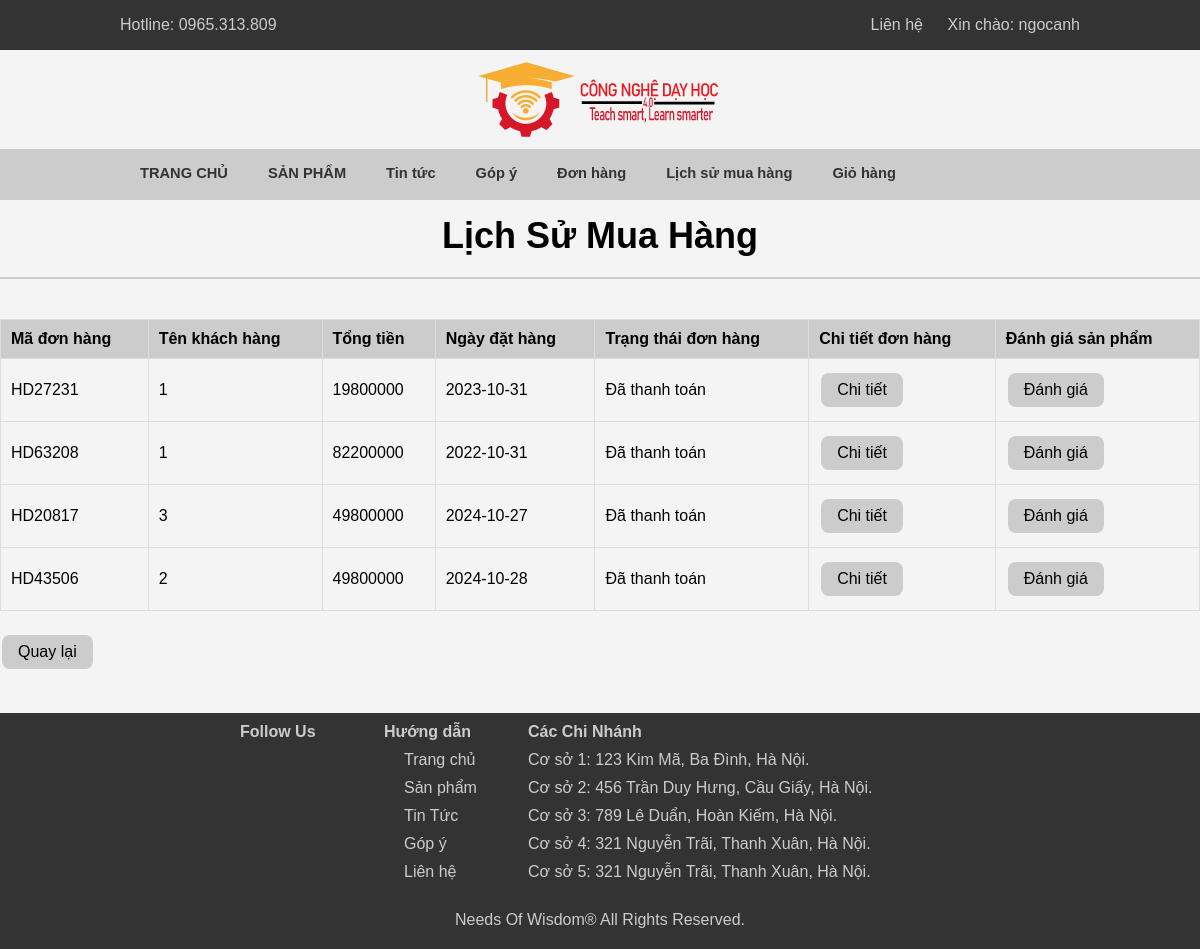
Screenshot of /DonHang/lichsumuahang (signed in) with the database file from the repository.
### tables this page shows
CREATE TABLE `lichsumuahang` (
  `mahd` varchar(10) NOT NULL,
  `makh` varchar(10) NOT NULL,
  `tenkh` varchar(50) NOT NULL,
  `phone` varchar(13) NOT NULL,
  `diachilh` varchar(200) NOT NULL,
  `diachigh` varchar(200) NOT NULL,
  `tongtien` int(11) NOT NULL,
  `create_date` date NOT NULL,
  `trangthai` varchar(50) NOT NULL
);

### mvc/core/Controller.php (called while the page is built, shortened)
<?php
class Controller{
    public function model($model){
        return new $model;
    }
    public function view($view, $data=[]){
        require_once "./mvc/views/".$view.".php";
    }
}
?>

### mvc/controllers/DonHang.php (called while the page is built, shortened)
<?php
class DonHang extends Controller {
    public function lichsumuahang(){
        $page = "LichSuMuaHang";
        $orderModel = $this->model("DonHangModel");
        $order = $orderModel->getLichSuMuaHang();
        $this->view("HomeView", [
            "page" => $page,
            "order" => $order
        ]);
    }
}
?>

### mvc/core/App.php (called while the page is built, shortened)
<?php
class App{
    protected $action="getShow";
    function __construct(){
        $arr = $this->UrlProcess();
        if( file_exists("./mvc/controllers/".$arr[0].".php") ){
            unset($arr[0]);
        }
        $this->controller = new $this->controller;
        if(isset($arr[1])){
            if( method_exists( $this->controller , $arr[1]) ){
                $this->action = $arr[1];
            }
            unset($arr[1]);
        }
        $this->params = $arr?array_values($arr):[];
        call_user_func_array([$this->controller, $this->action], $this->params );
    }
    function UrlProcess(){
        if( isset($_GET["url"]) ){
            return explode("/", filter_var(trim($_GET["url"], "/")));
        }
    }
}
?>

### index.php (called while the page is built, shortened)
<?php
$myApp = new App();
?>

### mvc/core/DB.php (called while the page is built, shortened)
<?php
class DB {
    public function __construct(){
        $host = "localhost";
        $dbname = "phukiengiangday";
        $username = "root";
        $password = "";
        try {
            $dsn = "mysql:host=$host;dbname=$dbname;charset=utf8mb4";
            $this->con = new PDO($dsn, $username, $password);
        } catch (PDOException $e) {
            echo "Connection failed: " . $e->getMessage();
        }
    }
}

### mvc/models/DonHangModel.php (called while the page is built, shortened)
<?php
class DonHangModel extends DB {
    public function getLichSuMuaHang() {
        $sql = "SELECT * FROM `lichsumuahang`";
        $stm = $this->con->prepare($sql);
        if ($stm->execute()) {
            return $stm->fetchAll(PDO::FETCH_ASSOC);
        } else {
            return false;
        }
    }
}
?>

### mvc/views/home/LichSuMuaHang.php (the view, shortened to what this page needs)
<div class="main">
    <h1>Lịch Sử Mua Hàng</h1>
    <form action="" method="POST">
        <?php if(!empty($data["order"])): ?>
        <table class="admin-table">
            <tr>
                <th>Mã đơn hàng</th>
                <th>Tên khách hàng</th>
                <th>Tổng tiền</th>
                <th>Ngày đặt hàng</th>
                <th>Trạng thái đơn hàng</th>
                <th>Chi tiết đơn hàng</th>
                <th>Đánh giá sản phẩm</th>
            </tr>
            <?php foreach($data["order"] as $r): ?>
            <tr>
                <td><?php echo $r["mahd"]; ?></td>
                <td><?php echo $r["tenkh"]; ?></td>
                <td><?php echo $r["tongtien"]; ?></td>
                <td><?php echo $r["create_date"]; ?></td>
                <td><?php echo $r["trangthai"]; ?></td>
                <td><a class="details-button" href="<?php echo BASE_URL . 'DonHang/orderdetail/' . $r['mahd']; ?>">Chi tiết</a></td>
                <td><a class="details-button" href="<?php echo BASE_URL . 'DonHang/danhgia/' . $r['mahd']; ?>">Đánh giá</a></td>
            </tr>
            <?php endforeach; ?>
        </table>
        <?php else: ?>
        <div>
            <p>Không có đơn hàng nào</p>
        </div>
        <?php endif; ?>
    </form>
    <a href="<?php echo BASE_URL . 'DonHang/lichsumuahang'; ?>" class="details-button">Quay lại</a>
    </div>

### public/styles/styleHome.css (style rules this page uses)
* { margin: 0; padding: 0; box-sizing: border-box; }
h1 { margin-top: 0; text-align: center; color: black; font-size: 36px; padding: 20px; margin-bottom: 40px; border-bottom: 2px solid #ccc; }
form { text-align: center; margin-bottom: 20px; }
.admin-table { width: 100%; border-collapse: collapse; margin-bottom: 20px; }
.admin-table th, .admin-table td { border: 1px solid #ddd; padding: 10px; text-align: left; }
.admin-table th { background-color: #ccc; color: black; }
.details-button { display: inline-block; padding: 8px 16px; background-color: #ccc; color: black; text-align: center; text-decoration: none; font-size: 16px; margin: 4px 2px; transition-duration: 0.4s; cursor: pointer; border-radius: 8px; }
body { font-family: Arial, sans-serif; background-color: #f4f4f4; margin: 0; padding: 0; transition: transform 0.3s; }
form { text-align: center; margin-top: 20px; }

### rows the page displays
lichsumuahang: mahd "HD27231", tenkh "1", tongtien "19800000", create_date "2023-10-31", trangthai "Đã thanh toán"
lichsumuahang: mahd "HD63208", tenkh "1", tongtien "82200000", create_date "2022-10-31", trangthai "Đã thanh toán"
lichsumuahang: mahd "HD20817", tenkh "3", tongtien "49800000", create_date "2024-10-27", trangthai "Đã thanh toán"
lichsumuahang: mahd "HD43506", tenkh "2", tongtien "49800000", create_date "2024-10-28", trangthai "Đã thanh toán"

### other values shown
$_SESSION['user'] "ngocanh"
